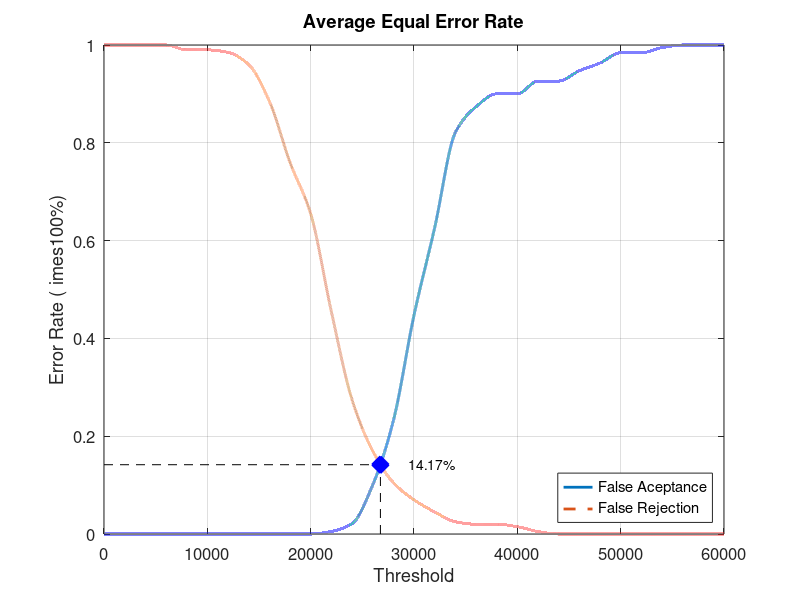
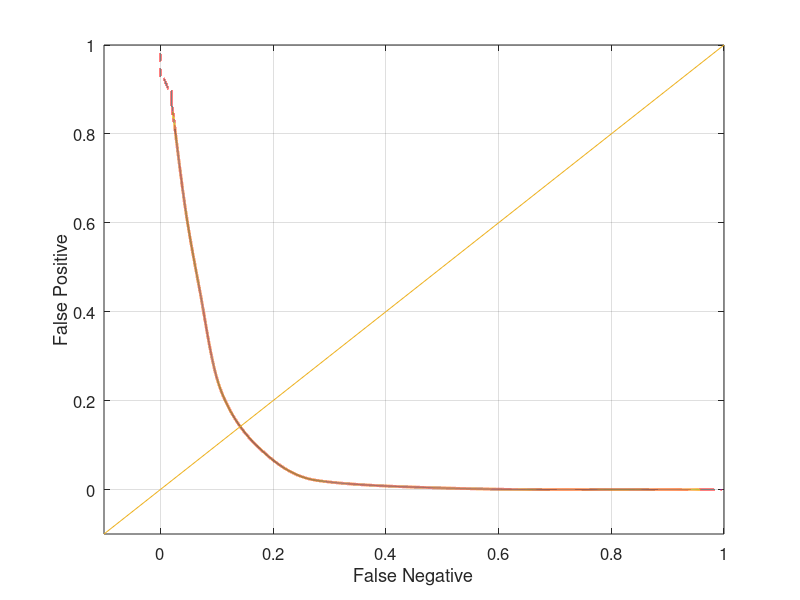

Write the MATLAB code that produced these figures, in order.
close all;
clear;
clc;
x = 0:2000:60000;
xq = 0:0.5:60000;

y0 = [0 0 0 0 0 0 0 0 0 0 0 0.00526316 0.0210526 0.1 0.231579 0.447368 0.626316 0.821053 0.873684 0.9 0.9 0.926316 0.926316 0.947368 0.963158 0.984211 0.984211 0.994737 1 1 1]
yy0 = interp1(x, y0, xq, 'pchip');
y1 = [1 1 1 1 0.99 0.99 0.985 0.96 0.885 0.76 0.655 0.455 0.275 0.17 0.105 0.07 0.045 0.025 0.02 0.02 0.015 0.005 0 0 0 0 0 0 0 0 0]
yy1 = interp1(x, y1, xq, 'pchip');

% Calculating EER: 
y2 = abs(y0 - y1);
find(y2 == min(y2))
yy2 = abs(yy0 - yy1);
xEER = find(yy2 == min(yy2));
xEERIndex = xq(xEER) % X-axis EER
yEER = yy0(xEER) % Y-axis EER

main = figure
plot(xq, yy0,'-','LineWidth', 2);	hold on
plot(xq, yy1,'--','LineWidth', 2);	hold on
plot([xEERIndex xEERIndex], [0 yEER], 'k--');	hold on
plot([0 xEERIndex], [yEER yEER], 'k--');	hold on
plot(xEERIndex, yEER, 'bx', 'LineWidth', 10);	hold on
text(xEERIndex + 10 * xEERIndex / 100, yEER, [num2str(round((10000 * yEER)) / 100) '%'])
legend('False Aceptance', 'False Rejection', 'Location', 'SouthEast')
xlabel('Threshold')
ylabel('Error Rate (	imes100%)')
title('Average Equal Error Rate')
set(gca, 'FontSize', 12)
axis([0 60000 0 1])
grid on

print(main, 'Database4_3Main', '-dpng');
FNRxFPR = figure('Color', [1 1 1]);
plot(yy1, yy0, '-', yy1, yy0, 'LineWidth', 2);
hold on
y = -0.1:0.1:1
plot(y, y); 
set(gca, 'FontSize', 12)
xlabel('False Negative')
ylabel('False Positive')
axis([-0.1 1 -0.1 1])
set(gca, 'FontSize', 12)
grid on

print(FNRxFPR, 'Database4_3FNRxFPR','-dpng');
